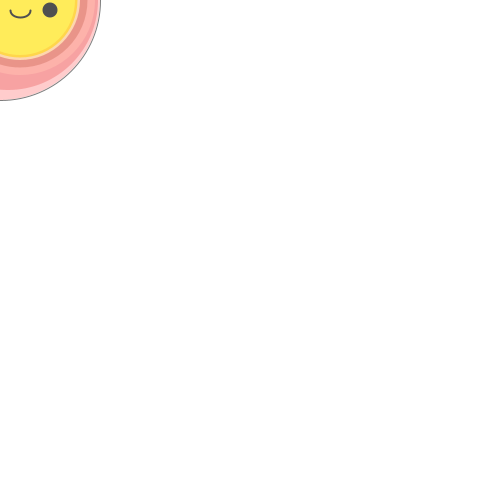
Frame 1 (no input)
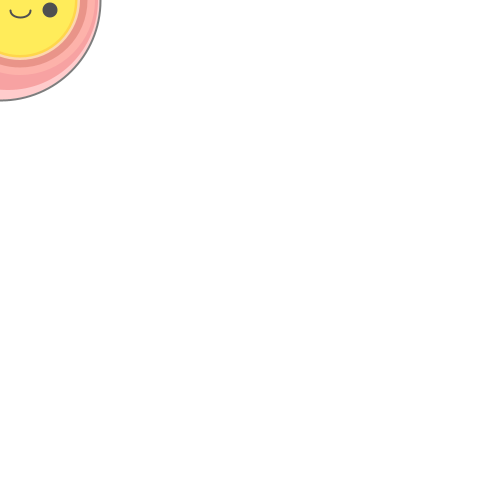
Frame 60 (the mouse pressed at the canvas centre just before this capture)
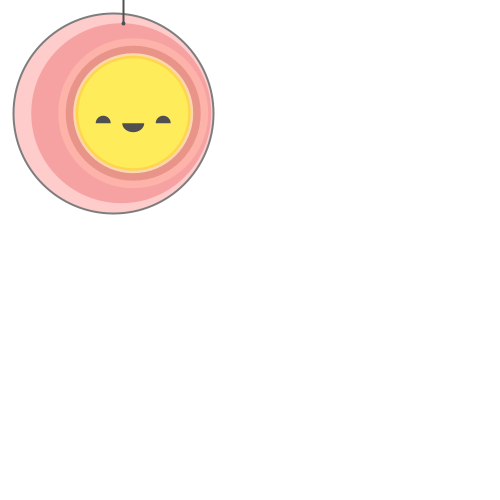
Frame 120 (the mouse held since frame 60 and released just before this capture)

The Processing sketch that drew these frames (run headless with seeded random() and noise(); from frame 60 on, the mouse is pressed at the canvas centre):

// Processing sketch: processing_59831
// ── processing_59831.pde

void setup(){
  size(500,500);
  smooth();
}

int i = 0;
float x; 
float y;
float easing = 0.01;

void draw(){
  float targetX = mouseX; 
  float targetY = mouseY;
  x += (targetX - x) * easing; 
  y += (targetY - y) * easing;
  
  background(255);
  //body
  stroke(125);
  fill(255,201,201,240);
  ellipse(x,y,200,200); //orig x = 250, y = 200
  noStroke();
  fill(245,153,153,210);
  ellipse(x+8,y,180,180);
  fill(255,184,173,190);
  ellipse(x+20,y,150,150);
  fill(214,120,106,130);
  ellipse(x+20,y,135,135);
  fill(255,222,178,230);
  ellipse(x+20,y,120,120);
  fill(255,213,59,220);
  ellipse(x+20,y,115,115);
  
  //face
  fill(255,236,90,255);
  ellipse(x+20,y,110,110); 
  fill(80);
  
  if(!mousePressed){
    ellipse(x-10,y+10, 15,15); //L eye open
    ellipse(x+50,y+10, 15,15); //R eye open
    noFill();
    strokeWeight(2);
    stroke(80);
    arc(x+20, y+10, 20,15,0,PI); //:)
  }else{
    noStroke();
    arc(x+20, y+10, 22,18,0,PI); //:D
    fill(80); 
    strokeWeight(2);
    arc(x-10,y+10, 15,15,PI, TWO_PI); //L eye squint
    arc(x+50,y+10, 15,15,PI, TWO_PI); //R eye squint
    stroke(80);
  }
    
  
  //leaf propellor
  ellipse(x+10,y-90,2,2);
  line(x+10,y-90, x+10, y-127);
  fill(157,236,155,155);
  
  
  if(i<3){
    ellipse(x+35,y-127,50,25);
    ellipse(x-15,y-127,50,25);
    i+=1;
  }else if(i>=3 && i < 6){
    ellipse(x+25,y-127,30,25);
    ellipse(x-5,y-127,30,25);
    i+=1;
  }else if(i>=6 && i< 8){
    ellipse(x+20,y-127,20,25);
    ellipse(x,y-127,20,25);
    i+=1;
  }else if(i>=8 && i< 11){
    ellipse(x+25,y-127,30,25);
    ellipse(x-5,y-127,30,25);
    i=0;
  }
  
}
